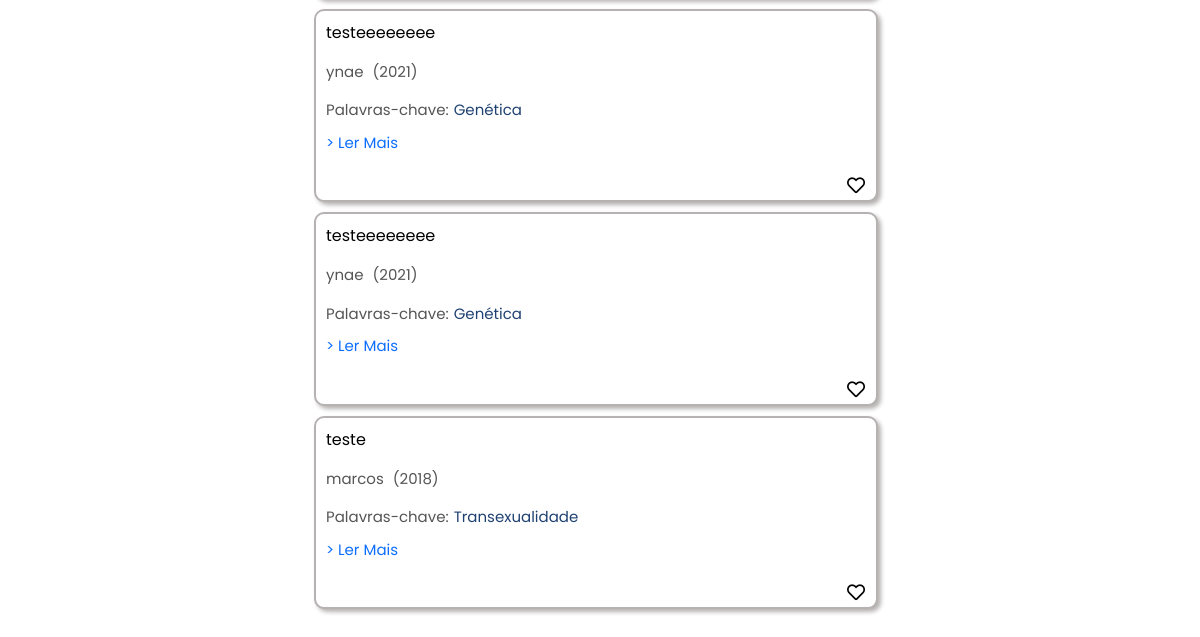
/biblioteca/index/ (signed in, lower part), run on an earlier commit of the app's database.
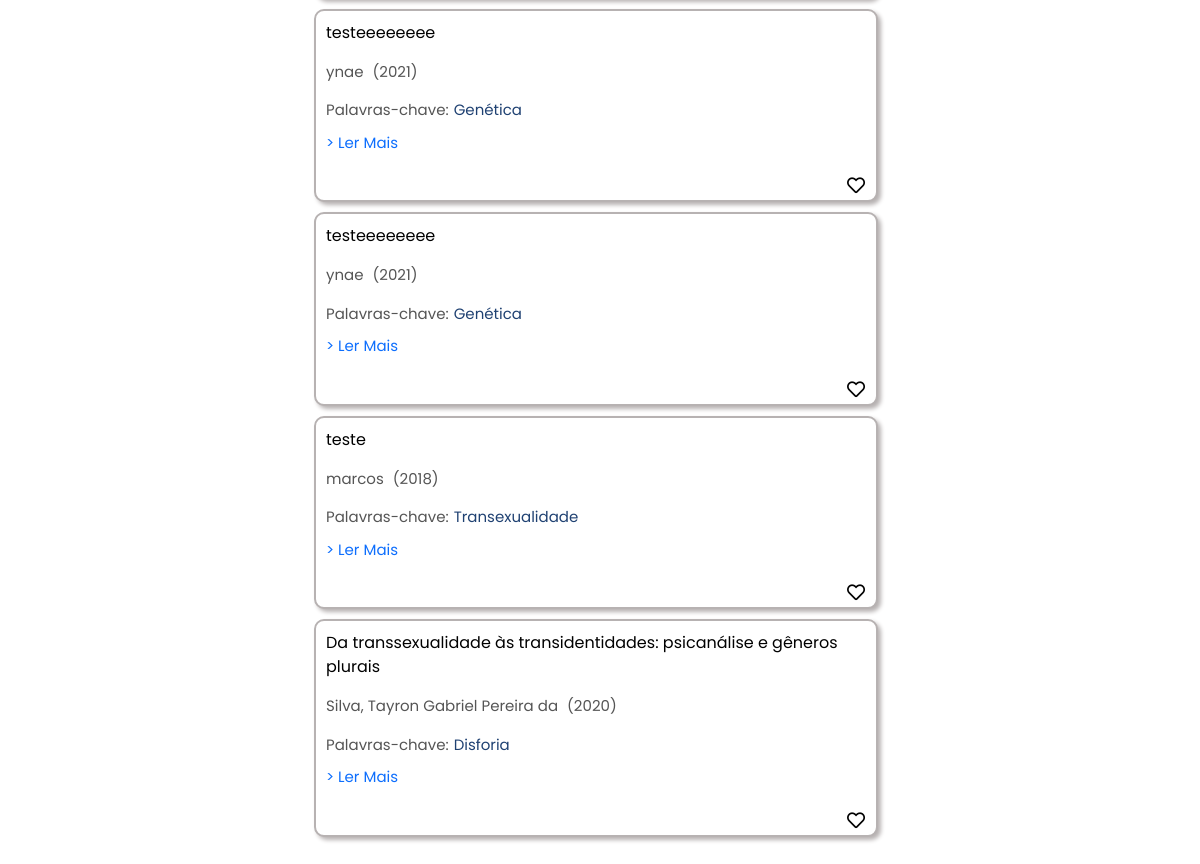
And on a later commit of the database.
### biblioteca/models.py (models this page shows, shortened)
class Artigo(models.Model):
    titulo = models.CharField(max_length=200)
    link = models.CharField(max_length=255)
    autor = models.CharField(max_length=255)
    relevancia_id = models.ForeignKey(Relevancia, on_delete=models.CASCADE)
    ano_id = models.ForeignKey(Ano, on_delete=models.CASCADE)
    palavras_chave = models.ManyToManyField(PalavraChave, related_name='artigos')
    usuario = models.ManyToManyField(User, related_name='artigos')

class Ano(models.Model):
    descricao = models.CharField(max_length=255)
    def __str__(self):
        return self.descricao

class PalavraChave(models.Model):
    nome = models.CharField(max_length=100)
    def __str__(self):
        return self.nome

### biblioteca/views.py (the view)
# urls.py: path("index/", views.IndexView.as_view(), name="index"),
class IndexView(LoginRequiredMixin, generic.ListView):
    template_name = "biblioteca/index.html"
    context_object_name = "artigos"
    login_url = '/auth/login/'
    def get_queryset(self):
        query = self.request.GET.get('q')
        if query:
            return Artigo.objects.filter(
                Q(titulo__icontains=query) |
                Q(autor__icontains=query) |
                Q(palavras_chave__nome__icontains=query)).distinct()
        return Artigo.objects.all()
    def get_context_data(self, **kwargs):
        usuario_atual = self.request.user
        context = super(IndexView, self).get_context_data(**kwargs)
        favoritos = Favorito.objects.filter(usuario=usuario_atual).values_list('artigo_id')
        favoritos_ids = []
        for f in favoritos:
            if (f[0] not in favoritos_ids):
                favoritos_ids.append(f[0])
        context['favoritos'] = favoritos_ids
        return context

### biblioteca/templates/biblioteca/index.html (shortened to what this page needs)
{% load static %}
<link rel="stylesheet" href="{% static 'css/bootstrap.min.css' %}">
<link rel="stylesheet" href="{% static 'fa/css/all.min.css' %}">
<link rel="stylesheet" href="{% static 'biblioteca/style.css' %}">
<link href="fontawesome/css/all.css" rel="stylesheet">
<link rel="stylesheet" href="https://use.fontawesome.com/releases/v5.0.7/css/all.css">
<head>
</head>
<body id="body-pd">
<div class="container-fluid">
  <div class="row">
    <div class="col-lg-8 col-md-12">
      <div class="artigos-container">
        {% if artigos %}
        <ul>
          {% for a in artigos %}
              <li class="artigo-item" style="position: relative; padding-bottom: 30px;">
                  <a class="titulo-artigo" style="color: black;">
                      {{ a.titulo }}
                  </a>
                  <form action="{% url 'favoritar_artigo' a.id %}" method="post" class="favorite-form" id="favorite-form-{{ a.id }}">
                      <button type="submit" class="favorite-button" style="border: none; background: none; position: absolute; bottom: 5px; right: 5px;" id="favorite-btn-{{ a.id }}" onclick="toggleFavorite(event, {{ a.id }})">
                        {% if a.id in favoritos %}
                          <i class="fas fa-heart" id="heart-{{ a.id }}" style="color: red; font-size: 18px;"></i>
                        {% else %}
                          <i class="far fa-heart" id="heart-{{ a.id }}" style="font-size: 18px;"></i>
                        {% endif %}
                      </button>
                  </form>
                  <p class="texto-menor" style="margin-top: 3px;">{{ a.autor }} <span style="margin-left: 5px;">({{ a.ano_id }})</span></p>
                  <div style="display: flex; align-items: center; margin-top: 10px;">
                      <a class="texto-menor">Palavras-chave:</a>
                      <div class="palavras-chave-container" style="margin-left: 5px;">
                          {% for palavra_chave in a.palavras_chave.all %}
                              <span class="texto-menor" style="color: #1F4172;">{{ palavra_chave }}</span>
                          {% endfor %}
                      </div>
                  </div>
                  <p class="texto-menor" style="margin-top: 10px;">
                      <a href="{{ a.link }}" target="_blank">> Ler Mais</a>
                  </p>
              </li>
          {% endfor %}
        </ul>
        {% else %}
          <p>Nenhum artigo encontrado para a pesquisa "{{ request.GET.q }}".</p>
        {% endif %}
      </div>
    </div>
    <div class="col-lg-4 col-md-12">
    </div>
  </div>
</div>

What changed in the data, as far as the page shows it:
added Artigo: titulo "Da transsexualidade às transidentidades: psicanálise e gêneros plurais", autor "Silva, Tayron Gabriel Pereira da", ano_id "2020"
now on this page (row unchanged): PalavraChave: nome "Disforia", shown under "Da transsexualidade às transidentidades: psicanálise e gêneros plurais"
